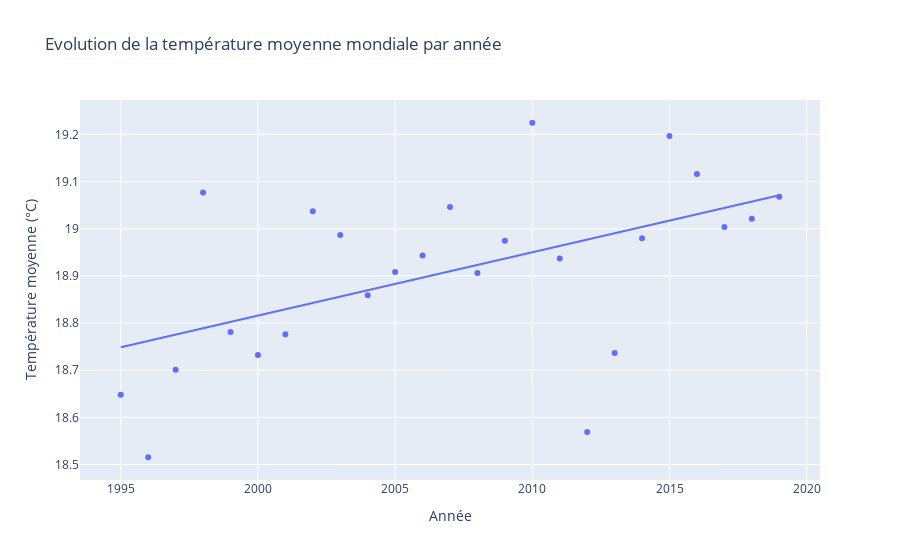

Notebook code cell kept with this figure:
### Code cell
fig = px.scatter(df.groupby(['Country', 'Year'])
                    .mean()
                    .groupby('Year')
                    .mean()
                    .reset_index(), 
                x='Year', 
                y='AvgTemperature', 
                trendline='ols',
                title='Evolution de la température moyenne mondiale par année',
                labels={'Year': 'Année', 'AvgTemperature': 'Température moyenne (°C)'})
fig.show()

### Figure 1 — Plotly figure (JSON) as saved in the notebook; plotly's stock layout.template omitted (floating-point values rounded to 4 significant figures)
{"data": [{"hovertemplate": "Année=%{x}<br>Température moyenne (°C)=%{y}<extra></extra>", "legendgroup": "", "marker": {"color": "#636efa", "symbol": "circle"}, "mode": "markers", "name": "", "orientation": "v", "showlegend": false, "type": "scatter", "x": [1995, 1996, 1997, 1998, 1999, 2000, 2001, 2002, 2003, 2004, 2005, 2006, 2007, 2008, 2009, 2010, 2011, 2012, 2013, 2014, 2015, 2016, 2017, 2018, 2019], "xaxis": "x", "y": [18.65, 18.52, 18.7, 19.08, 18.78, 18.73, 18.78, 19.04, 18.99, 18.86, 18.91, 18.94, 19.05, 18.91, 18.97, 19.22, 18.94, 18.57, 18.74, 18.98, 19.2, 19.12, 19.0, 19.02, 19.07], "yaxis": "y"}, {"hovertemplate": "<b>OLS trendline</b><br>AvgTemperature = 0.0134234 * Year + -8.03103<br>R<sup>2</sup>=0.281682<br><br>Année=%{x}<br>Température moyenne (°C)=%{y} <b>(trend)</b><extra></extra>", "legendgroup": "", "marker": {"color": "#636efa", "symbol": "circle"}, "mode": "lines", "name": "", "showlegend": false, "type": "scatter", "x": [1995, 1996, 1997, 1998, 1999, 2000, 2001, 2002, 2003, 2004, 2005, 2006, 2007, 2008, 2009, 2010, 2011, 2012, 2013, 2014, 2015, 2016, 2017, 2018, 2019], "xaxis": "x", "y": [18.75, 18.76, 18.78, 18.79, 18.8, 18.82, 18.83, 18.84, 18.86, 18.87, 18.88, 18.9, 18.91, 18.92, 18.94, 18.95, 18.96, 18.98, 18.99, 19.0, 19.02, 19.03, 19.04, 19.06, 19.07], "yaxis": "y"}], "layout": {"legend": {"tracegroupgap": 0}, "title": {"text": "Evolution de la température moyenne mondiale par année"}, "xaxis": {"anchor": "y", "domain": [0, 1], "title": {"text": "Année"}}, "yaxis": {"anchor": "x", "domain": [0, 1], "title": {"text": "Température moyenne (°C)"}}}}
